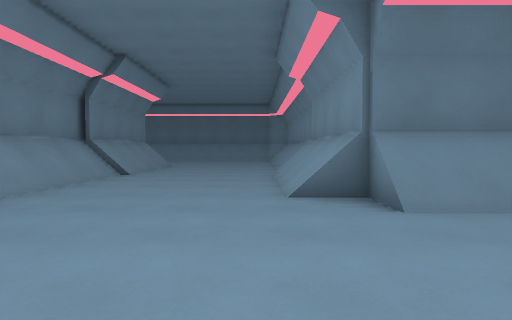
[1] (above)

24 first-person views from a walk through a Godot game level. The camera is 1.2 m above the floor, tilts 2° down and sees 75° across. The floor is counted in squares, 1.8 m on a side. Each view is taken from the middle of a square. On the plan, view 1 faces up. The plan holds only what a view shows up to about 10 squares ahead; the rest is blank. The place goes on beyond the plan. Characters and animated objects are not drawn.

[2]
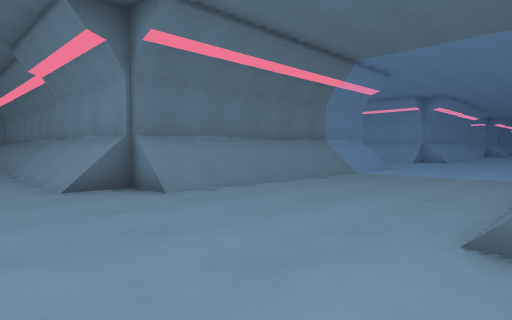

[3]
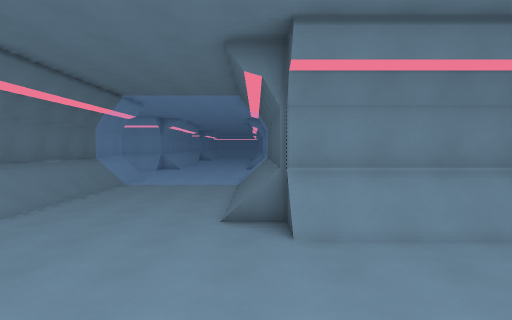

[4]
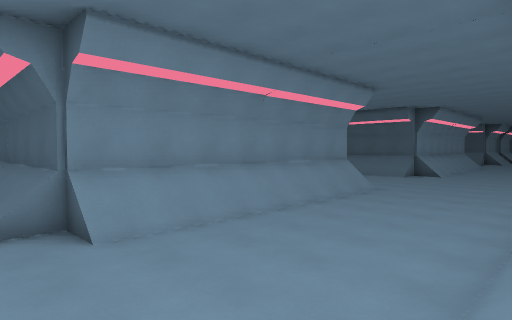

[5]
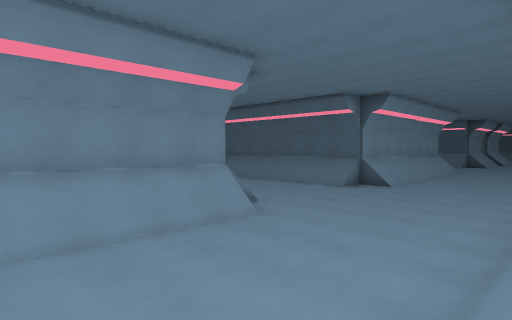

[6]
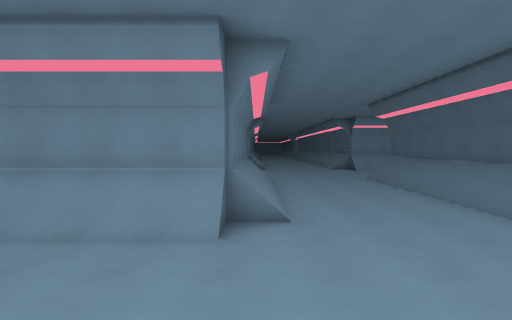

[7]
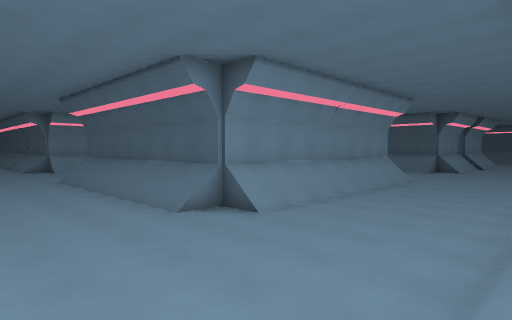

[8]
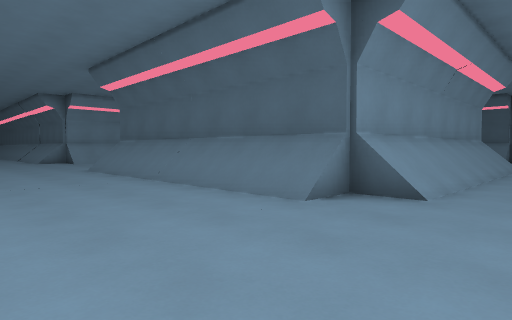

[9]
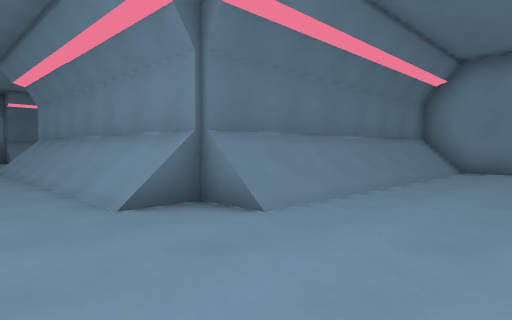

[10]
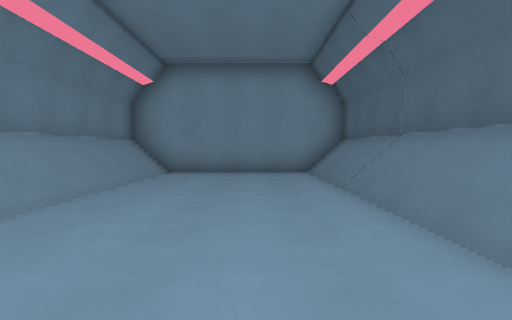

[11]
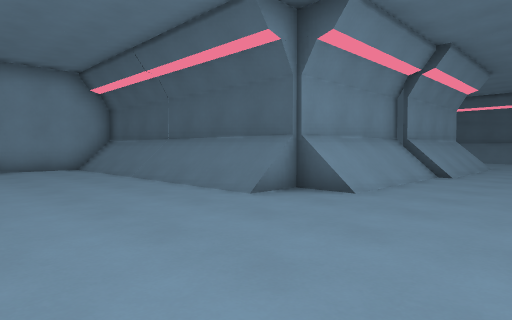

[12]
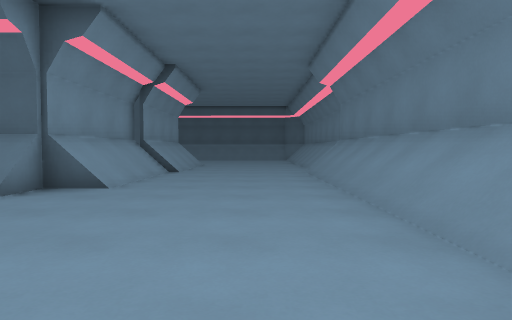

[13]
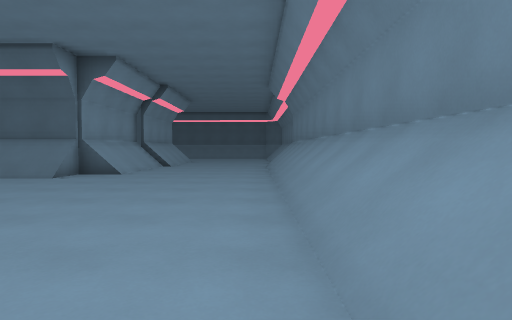

[14]
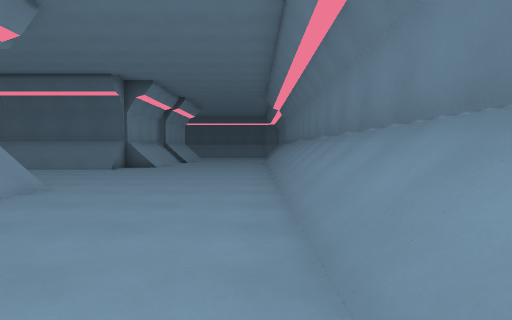

[15]
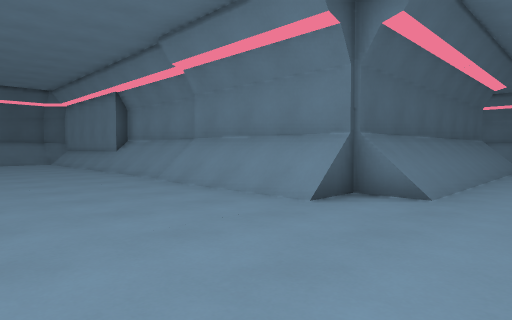

[16]
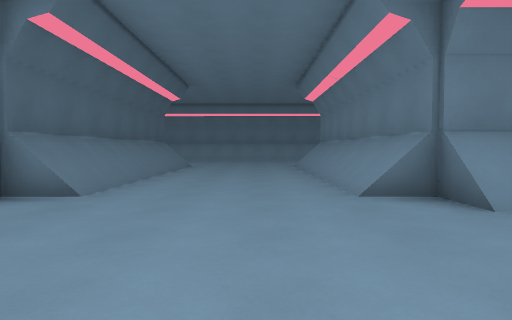

[17]
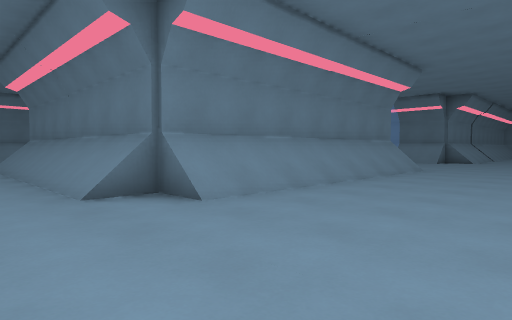

[18]
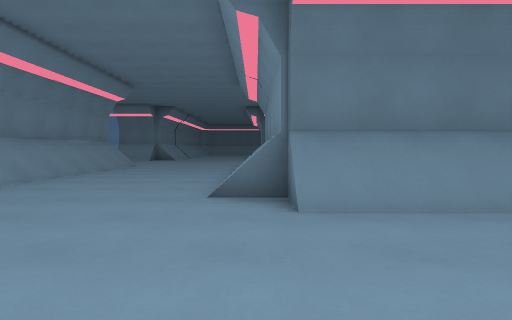

[19]
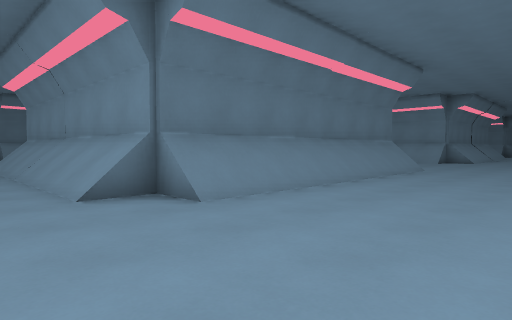

[20]
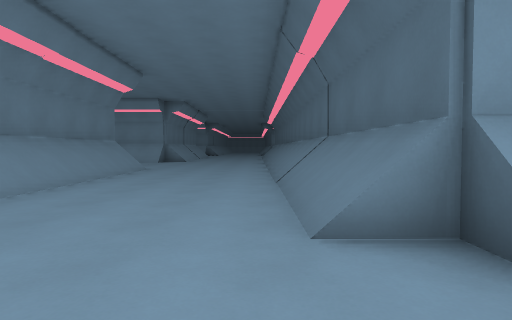

[21]
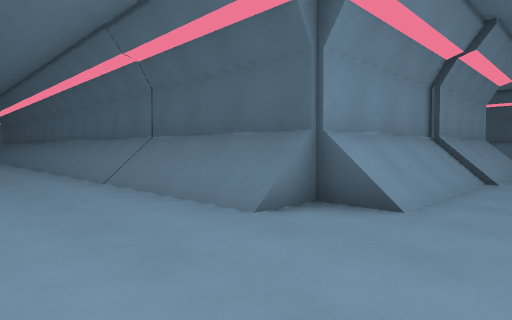

[22]
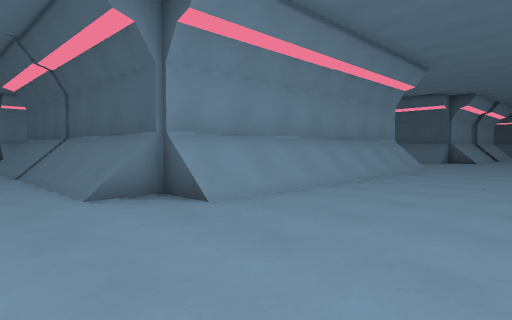

[23]
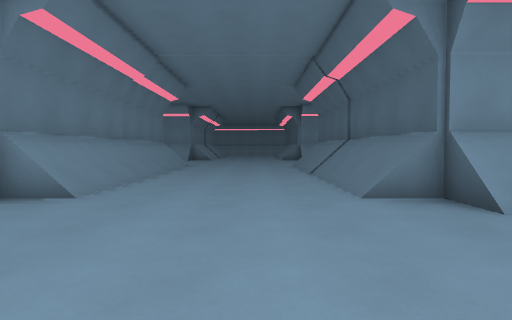

[24]
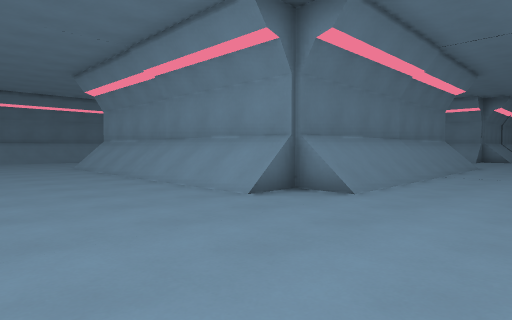

### Floor plan
Key: @ floor where view 1 was taken; # wall or solid block; . floor; / step, stairs or slope.
Columns run from 5 left of view 1 to 23 right of it. Each row starts with its distance up from view 1.
 11       /#         .../#
 10  #/.../#         .../#
  9 ##/.../#         .../#
  8 #/..../#         .../#
  7 #/..../#         .../#
  6 #/..../#         .../#
  5  /..../#######  ..../#######
  4   .....///////  .....///////
  3   ............. ........./..
  2    ........................
  1    ........................
  0  / ..@......... ........./..
 -1  / ..../////    .....////////
 -2  /..../########/..../########
 -3  /..../#      #/..../#
 -4  /..../#      #/..../#
 -5  /..../#      #/..../#
 -6   ..../#      #/..../#
 -7  /..../#      #/..../#
 -8  /..../#      #/..../#
 -9  /..../########/..../########
-10  /.....////////......////////
-11  /...........................
-12   ...........................
-13  /...........................
-14  /...........................
-15  /.....////////......////////
-16   ..../########/..../########
-17   ..../#      #/..../#
-18   ..../#      #/..../#
-19  /..../#      #/..../#
-20 #/..../#      #/.../##
-21 #/..../#      #/.../#
-22 #/..../#      #/.../#
-23 #/..../########/.../#
-24 #/.....///////# ..  #
-25 #/............#
-26 #/............#
-27 #/............#
-28 #/............#
-29 #/.....///////#
-30 #/..../########
-31 #/..../#
-32 #/..../#
-33 #/..../#
-34   .../##
-35     ./#

Where each view was taken, in squares from view 1:
view 1: 0 up, 0 right, facing up
view 2: 1 down, 1 left, facing up-right
view 3: 1 down, 4 left, facing right
view 4: 0 up, 4 left, facing down-right
view 5: 5 down, 4 left, facing down-right
view 6: 10 down, 4 left, facing right
view 7: 11 down, 4 left, facing down-right
view 8: 11 down, 1 left, facing down-right
view 9: 27 down, 1 left, facing up-right
view 10: 27 down, 0 right, facing right
view 11: 25 down, 2 left, facing down-right
view 12: 24 down, 2 left, facing down
view 13: 21 down, 3 left, facing down
view 14: 18 down, 3 left, facing down
view 15: 13 down, 14 right, facing down-left
view 16: 12 down, 14 right, facing left
view 17: 12 down, 14 right, facing up-left
view 18: 14 down, 15 right, facing up
view 19: 14 down, 13 right, facing up-right
view 20: 14 down, 13 right, facing right
view 21: 12 down, 13 right, facing down-right
view 22: 1 up, 11 right, facing down-right
view 23: 1 up, 11 right, facing right
view 24: 1 up, 11 right, facing up-right
